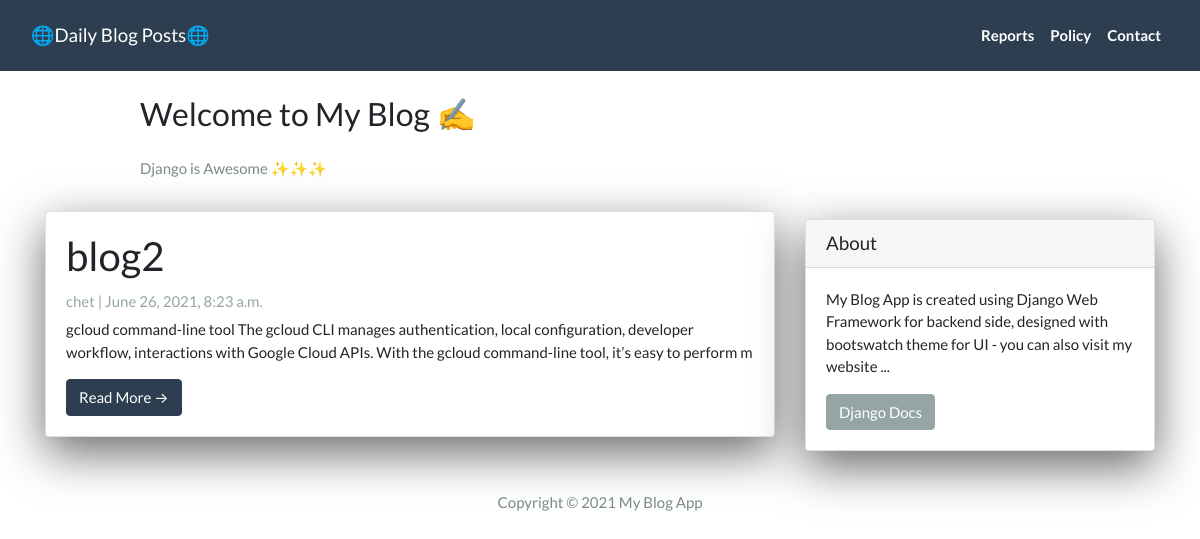
The page / on the database its author committed.
### App/models.py (models this page shows, shortened)
class Post(models.Model):
  title =  models.CharField(max_length=200, unique=True)
  slug =   models.SlugField(max_length=200, unique=True)
  author = models.ForeignKey(User, on_delete=models.CASCADE, related_name='blog_posts')
  created_on = models.DateTimeField(auto_now_add=True)
  updated_on = models.DateTimeField(auto_now=True)
  content = models.TextField()
  status = models.IntegerField(choices=STATUS, default=0)
  class Meta:
    ordering = ['-created_on']

### App/views.py (the view)
# urls.py: path('', views.PostList.as_view(), name="home"),
class PostList(generic.ListView):
  queryset = Post.objects.filter(status=1).order_by('-created_on')
  template_name = 'index.html'

### App/templates/index.html (shortened to what this page needs)
{% extends "base.html" %}
{% block content %}
<header class="masthead">
  <div class="container">
    <div class="row">
      <div class=" col-md-8 col-md-10 mx-auto">
        <div class="site-heading">
          <h3 class=" site-heading my-4 mt-3 text-black"> Welcome to My Blog ✍️ </h3>
          <p class="text-dark">Django is Awesome ✨✨✨ </p>
        </div>
      </div>
    </div>
  </div>
</header>
<div class="container">
  <div class="row">
    <div class="col-md-8 mt-3 left">
      {% for post in post_list %}
      <div class="card mb-4">
        <div class="card-body">
          <h2 class="card-title">{{ post.title }}</h2>
          <p class="card-text text-muted h6">{{ post.author }} | {{ post.created_on}} </p>
          <p class="card-text">{{post.content|slice:":200"}}</p>
          <a href="{% url 'post_detail' post.slug  %}" class="btn btn-primary">Read More &rarr;</a>
        </div>
      </div>
      {% endfor %}
    </div>
    {% block sidebar %}
    {% include 'sidebar.html' %}
    {% endblock sidebar %}
  </div>
</div>
{%endblock%}

### App/templates/base.html (shortened to what this page needs)
<!DOCTYPE html>
<html>
<head>
  <link rel="stylesheet" href="https://stackpath.bootstrapcdn.com/bootswatch/4.5.2/flatly/bootstrap.min.css">
</head>
<body>
  <nav class="navbar navbar-expand-lg navbar-dark bg-primary" id="mainNav">
    <div class="container-fluid">
      <a class="navbar-brand" href="{% url 'home' %}">🌐Daily Blog Posts🌐</a>
      <div class="collapse navbar-collapse" id="navbarResponsive">
        <ul class="navbar-nav ml-auto">
          <li class="nav-item text-black">
            <a class="nav-link text-black font-weight-bold" href="#">Reports</a>
          </li>
          <li class="nav-item text-black">
            <a class="nav-link text-black font-weight-bold" href="#">Policy</a>
          </li>
          <li class="nav-item text-black">
            <a class="nav-link text-black font-weight-bold" href="#">Contact</a>
          </li>
        </ul>
      </div>
    </div>
  </nav>
  {% block content %}{% endblock content %}
  <footer class="py-3 bg-grey">
    <p class="m-0 text-dark text-center ">Copyright &copy; 2021 My Blog App </p>
  </footer>
</body>
</html>

### App/templates/sidebar.html (shortened to what this page needs)
{% block sidebar %}
<div class="col-md-4 float-right ">
  <div class="card my-4">
    <h5 class="card-header">About</h5>
    <div class="card-body">
      <p class="card-text"> My Blog App is created using Django Web Framework for backend side, designed with bootswatch
        theme for UI - you can also visit my website ... </p>
      <a href="https://docs.djangoproject.com/en/3.1/" class="btn btn-secondary">Django Docs</a>
    </div>
  </div>
</div>
{% endblock sidebar %}

### App/templates/sidebar.html (style rules this page uses)
.card { box-shadow: 0 16px 48px #6a6a6b; }

### rows shown on the page
Post: title "blog2", author "chet", created_on "June 26, 2021, 8:23 a.m.", content "gcloud command-line tool The gcloud CLI manages authentication, local configuration, developer workflow, interactions with Google Cloud APIs. With the gcloud command-line tool, it’s easy to perform m"
